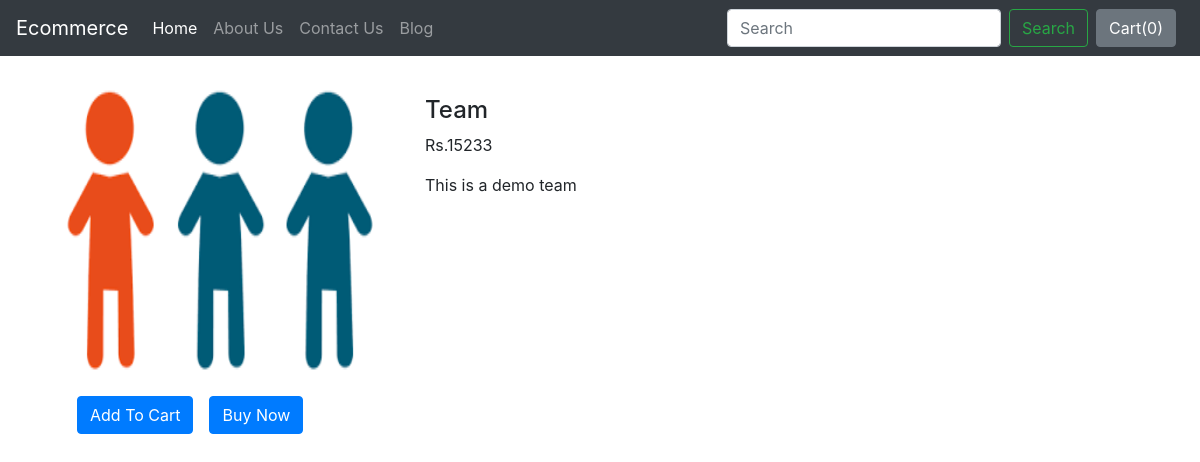
The app's page /shop/productview/17 with its own data.
### shop/models.py (models this page shows)
class Product_des(models.Model):
    product_id = models.AutoField(primary_key=True)
    product_name = models.CharField(max_length=50)
    category = models.CharField(max_length=50, default="")
    price = models.IntegerField(default=0)
    product_desc = models.CharField(max_length=1000,default="")
    pub_date = models.DateField()
    image_nm = models.ImageField(upload_to="shop/images", default="")
    def __str__(self):
        return self.product_name

### shop/views.py (the view)
# urls.py: path('productview/<int:pid>',views.productview,name='proview'),
def productview(request,pid):
    prview = Product_des.objects.filter(product_id=pid)
    print(prview)
    return render(request,'shop/prodview.html',{'prview':prview[0]})

### shop/templates/shop/prodview.html (shortened to what this page needs)
{% extends 'shop/basic.html' %}
{%block body %}
<div class="container my-4">
    <div class="row">
        <div class="col-md-4">
            <img src="/media/{{prview.image_nm}}" width="350px" height="300px">
            <div class="row my-3 mx-3">
                <button class="btn btn-primary mx-3">Add To Cart</button>
                <button class="btn btn-primary">Buy Now</button>
            </div>
        </div>
        <div class="col-md-8 my-3">
            <h4>{{prview.product_name}}</h4>
            <p>Rs.{{prview.price}}</p>
            <p>{{prview.product_desc}}</p>
        </div>
    </div>
</div>
{% endblock%}

### records on screen
Product_des: image_nm (picture), product_name "Team", price "15233", product_desc "This is a demo team"
